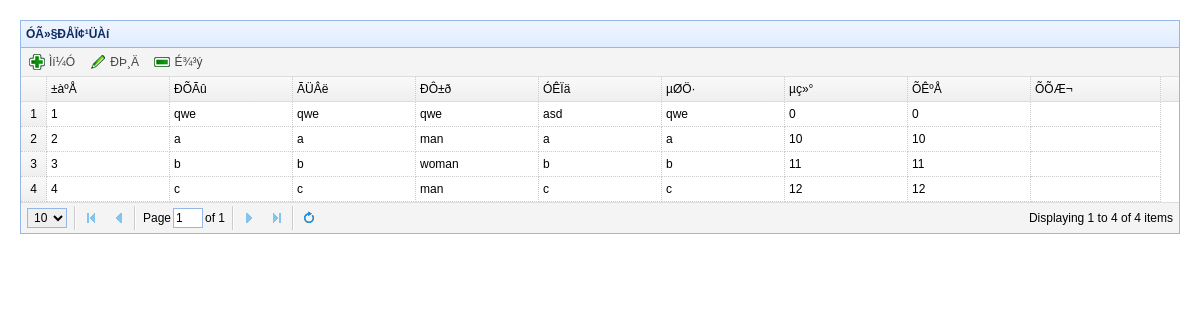
The page /admin/member/user_message副本.php on the database its author committed.
### tables this page shows
Create table IF NOT exists `pt_user` (
  `userID` int(20) NOT NULL AUTO_INCREMENT,
  `password` varchar(20) NOT NULL,
  `email` varchar(100) NOT NULL,
  `userName` varchar(100) NOT NULL,
  `address` varchar(255) NOT NULL,
  `sex` varchar(20) NOT NULL,
  `telephone` int(20) NOT NULL,
  `userNumber` int(20) NOT NULL,
  `userImage` varchar(255) DEFAULT NULL,
  `resumeID` int(20) NOT NULL,
  PRIMARY KEY (`userID`)
);

### admin/member/user_message副本.php (the view, shortened to what this page needs)
<!DOCTYPE html>
<html>
<head>
	<link rel="stylesheet" type="text/css" href="../jquery-easyui-1.3.5/themes/default/easyui.css">
	<link rel="stylesheet" type="text/css" href="../jquery-easyui-1.3.5/themes/icon.css">
	<link rel="stylesheet" type="text/css" href="../jquery-easyui-1.3.5/demo/demo.css">
</head>
<body>
<?php
	$sql = "SELECT * FROM pt_user";
	$result = mysql_query($sql);
?>
<table id="dg" title="ÓÃ»§ÐÅÏ¢¹ÜÀí" class="easyui-datagrid" style="width:auto;height:auto"
        url="#" toolbar="#toolbar" pagination="true" rownumbers="true"
        fitcolumns="true" singleselect="true">
		<div id="toolbar">
			<a href="javascript:newuser()" class="easyui-linkbutton" iconcls="icon-add" plain="true">Ìí¼Ó</a>
			<a href="javascript:edituser()" class="easyui-linkbutton" iconcls="icon-edit" plain="true">ÐÞ¸Ä</a>
			<a href="javascript:deleteuser()" class="easyui-linkbutton" iconcls="icon-remove" plain="true">É¾³ý</a>
		</div>
	<thead>
		<tr>
			<th field="userID" width="70">±àºÅ</th>
			<th field="userName" width="70">ÐÕÃû</th>
			<th field="password" width="70">ÃÜÂë</th>
			<th field="sex" width="70">ÐÔ±ð</th>
			<th field="email" width="70">ÓÊÏä</th>
			<th field="address" width="70">µØÖ·</th>
			<th field="telephone" width="70">µç»°</th>
			<th field="userNumber" width="70">ÕÊºÅ</th>
			<th field="userImage" width="70">ÕÕÆ¬</th>
		</tr>
	</thead>
<?php
	while( $row = mysql_fetch_array($result) )
	{
		$id = $row['userID'];
		$name = $row['userName'];
		$psw = $row['password'];
		$sex = $row['sex'];
		$email = $row['email'];
		$addr = $row['address'];
		$telephone = $row['telephone'];
		$usernb = $row['userNumber'];
		echo "<tr>";
		echo "<td>$id</td>";
		echo "<td>$name</td>";
		echo "<td>$psw</td>";
		echo "<td>$sex</td>";
		echo "<td>$email</td>";
		echo "<td>$addr</td>";
		echo "<td>$telephone</td>";
		echo "<td>$usernb</td>";
		echo "</tr>";
	}
?>
</table>
<br>
</body>
</html>
</html>

### rows shown on the page
pt_user: userID "1", userName "qwe", password "qwe", sex "qwe", email "asd", address "qwe", telephone "0", userNumber "0"
pt_user: userID "2", userName "a", password "a", sex "man", email "a", address "a", telephone "10", userNumber "10"
pt_user: userID "3", userName "b", password "b", sex "woman", email "b", address "b", telephone "11", userNumber "11"
pt_user: userID "4", userName "c", password "c", sex "man", email "c", address "c", telephone "12", userNumber "12"
